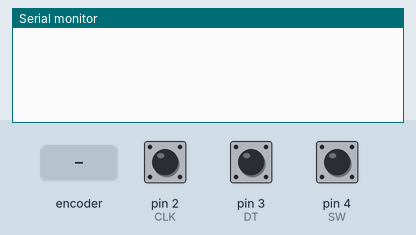
Simulated run of this sketch. Board: Arduino Uno, built with avr-gcc and run on an emulated ATmega328P. On the bench: the last lines printed to the serial monitor. The inputs (shaded band) are chosen by the test bench; at power-on: pin 2 (CLK) HIGH, pin 3 (DT) HIGH, pin 4 (SW) HIGH.

Above: at 1.2 s.
1.3 s: rotary encoder on pin 2 (CLK) / pin 3 (DT) turned 1 step (first pin leading)
At 2.2 s:
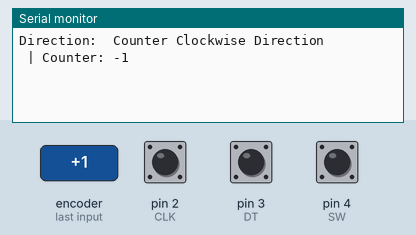
3.0 s: rotary encoder on pin 2 (CLK) / pin 3 (DT) turned 2 steps (second pin leading)
At 4.2 s:
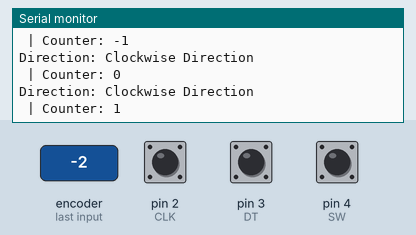

Measured:
- after the input at 1.3 s, the serial monitor: prints a new line after 0.05 s (image 1)
- after the input at 3.0 s, the serial monitor: prints a new line after 0.08 s (image 2)

The sketch:

rotaryEncoder.ino
```cpp
//Rotary Encoder Inputs
#define CLK 2
#define DT 3
#define SW 4

int counter = 0;
int currentStateCLK;
int lastStateCLK;
String currentDirection = "";
unsigned long lastButtonPress = 0;

void setup(){
  //Set encoder pins as inputs
  pinMode(CLK, INPUT);
  pinMode(DT, INPUT);
  pinMode(SW, INPUT_PULLUP);

   //Set up a serial monitor
   Serial.begin(9600);
    //Read the initial state of CLK
    lastStateCLK = digitalRead(CLK);
}
void loop() {

  //Read the current state of teh CLK.
  currentStateCLK = digitalRead(CLK);

  //If the last and first current state of CLK are different,
  //then pulse occured
  //React to only one state change to avoid double count
  if(currentStateCLK != lastStateCLK && currentStateCLK == 1){
    //If the DT state is different from the CLK state then
    //the encoder is rotated Counter clockwise direction hence we decrement.
    if(digitalRead(DT) != currentStateCLK){
      counter --;
      currentDirection = " Counter Clockwise Direction";
    }else{
      //Encoder is rotating on the clockwise direction.
      counter ++;
      currentDirection = "Clockwise Direction";
    }

    Serial.print("Direction: ");
    Serial.println(currentDirection);
    Serial.print(" | Counter: ");
    Serial.println(counter);

 }
    //Remember the last CLK state
    lastStateCLK = currentStateCLK;
    //Read the button state
    int buttonState = digitalRead(SW);

    //If we detect a LOW signal, Bbutton is prressed
    if(buttonState = LOW){
      //If 50 miliseconds have passed since the last LOW pulse, it means that the
      //the button has been pressed,released and pressed again.
      if (millis() - lastButtonPress > 50){
        Serial.print("Button pressed!");
      }
      //Remember last button press event
      lastButtonPress = millis();
    }
    //Put as slight delay to help debounce the reading
    delay(1);
}
```
